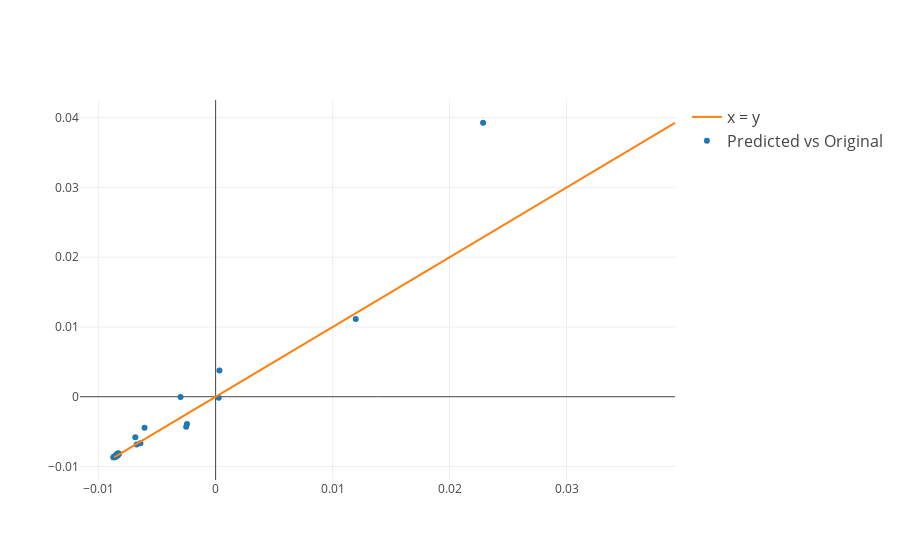

Notebook source saved alongside this figure:
### Code cell
trace = go.Scatter(
    x=predict_ols,
    y= Y_test,
    mode='markers',
    name = 'Predicted vs Original',
    line=dict(shape='linear')
)
trace1 = go.Scatter(
    x= Y_test,
    y= Y_test,
    mode='lines',
    name = 'x = y',
    line=dict(shape='linear')
)
data = [trace, trace1]
layout = dict(
    legend=dict(
        traceorder='reversed',
        font=dict(size=16)
    )
)
fig = dict(data=data, layout=layout)
plot.iplot(fig, filename='Scatter plot for Normal Regression')
